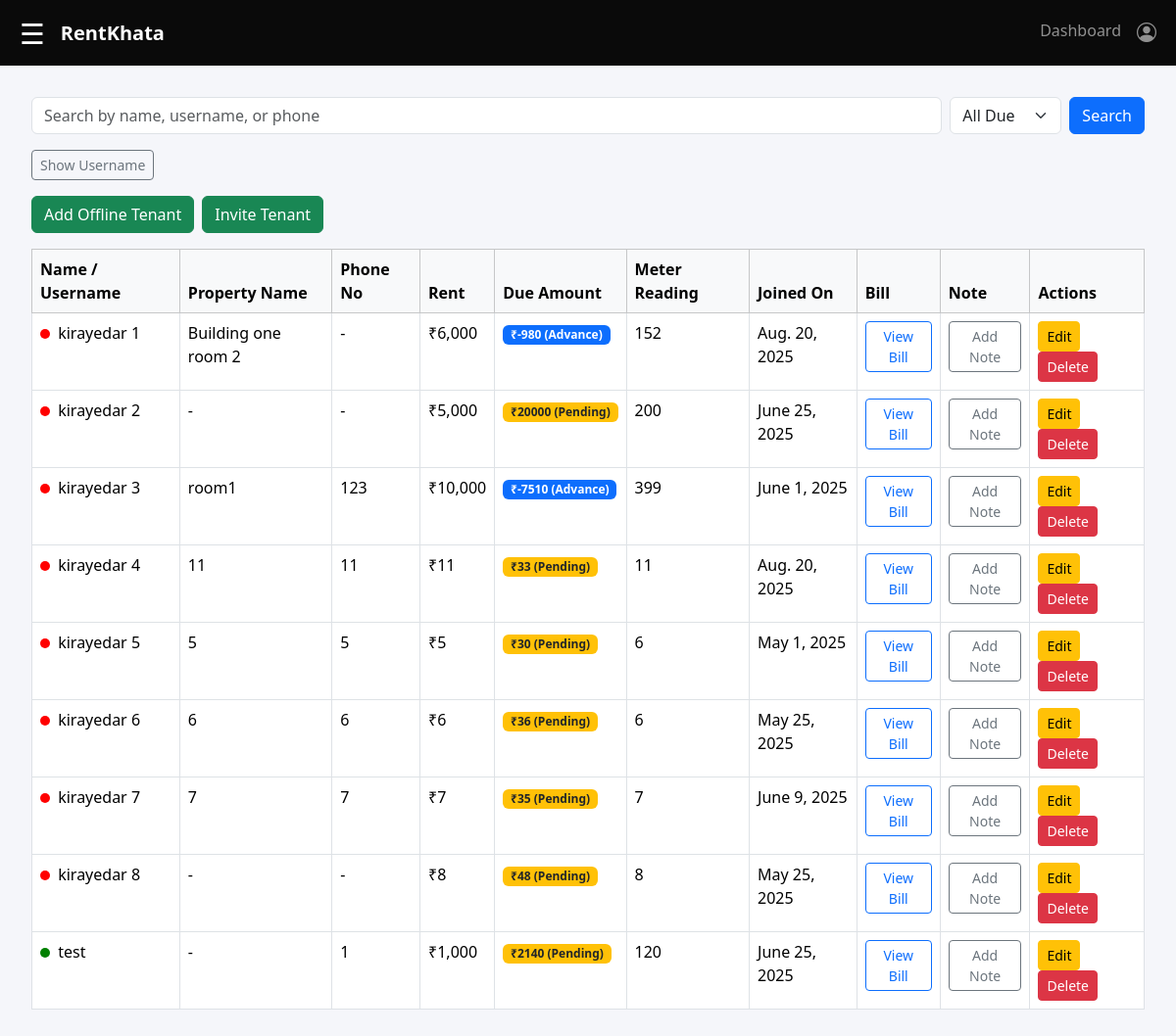
Screenshot of /manage-tenants/ (signed in) with the database file from the repository.
### accounts/models.py (models this page shows, shortened)
class Billing(models.Model):
    online_tenant = models.ForeignKey(
        'LinkTenantLandlord', related_name='online_bill',
        null=True, blank=True, on_delete=models.CASCADE
    )
    offline_tenant = models.ForeignKey(
        'OfflineTenants', related_name='offline_bill',
        null=True, blank=True, on_delete=models.CASCADE
    )
    start_date = models.DateField()
    end_date = models.DateField()
    rent = models.IntegerField()
    previous_due_amount = models.IntegerField(default=0)
    total_amount = models.IntegerField(null=True, blank=True)
    amount_paid = models.IntegerField(default=0)
    remaining_due_amount = models.IntegerField(null=True, blank=True)
    previous_meter_reading = models.IntegerField(default=0)
    current_meter_reading = models.IntegerField(null=True, blank=True)
    meter_photo = models.ImageField(upload_to='meter_photos/', null=True, blank=True)
    meter_rate = models.IntegerField(default=0)
    misc_charge = models.IntegerField(default=0)
    misc_note = models.TextField(null=True, blank=True)
    STATUS_CHOICES = [
        ('unpaid', 'Unpaid'),
        ('partial', 'Partial'),
        ('paid', 'Paid'),
    ]
    status = models.CharField(max_length=25, choices=STATUS_CHOICES, default='unpaid')
    created_at = models.DateTimeField(auto_now_add=True)
    updated_at = models.DateTimeField(auto_now=True)

class OfflineTenants(models.Model):
    landlord = models.ForeignKey(
        CustomUser,
        related_name='offline_tenants',
        limit_choices_to={'role': 'landlord'},
        on_delete=models.CASCADE
    )
    name = models.CharField(max_length=20)
    property_name = models.CharField(max_length=255, null=True, blank=True)
    phone_number = models.CharField(max_length=15, null=True, blank=True)
    rent = models.IntegerField()
    due_amount = models.IntegerField(default=0)
    meter_rate = models.IntegerField(default=10)
    starting_meter_reading = models.IntegerField(default=0)
    start_date = models.DateField(null=True, blank=True)
    end_date = models.DateField(null=True, blank=True)
    note = models.TextField(null=True, blank=True)

class CustomUser(AbstractUser):
    ROLE_CHOICES = (
        ('guest', 'Guest'),
        ('landlord', 'Landlord'),
        ('tenant', 'Tenant'),
    )
    role = models.CharField(
        max_length=10,
        choices=ROLE_CHOICES,
        default='guest'
    )
    username = models.CharField(max_length=20, unique=True, null=False, blank=False)
    phone_number = models.CharField(max_length=15, unique=True, null=True, blank=True)
    email = models.EmailField(null=True, blank=True)
    USERNAME_FIELD = 'username'

class LinkTenantLandlord(models.Model):
    tenant = models.ForeignKey(
        CustomUser,
        related_name='landlord_link',
        limit_choices_to={'role': 'tenant'},
        on_delete=models.CASCADE
    )
    landlord = models.ForeignKey(
        CustomUser,
        related_name='tenant_link',
        limit_choices_to={'role': 'landlord'},
        on_delete=models.CASCADE
    )
    property_name = models.CharField(max_length=255)
    rent = models.IntegerField()
    due_amount = models.IntegerField(default=0)
    meter_rate = models.IntegerField(default=0)
    starting_meter_reading = models.IntegerField(default=0)
    start_date = models.DateField(null=True, blank=True)
    end_date = models.DateField(null=True, blank=True)
    note = models.TextField(null=True, blank=True)

### accounts/views.py (the view, shortened to what this page needs)
# urls.py: path('manage-tenants/', views.manage_tenants, name='manage_tenants'),
@login_required
@landlord_required
def manage_tenants(request):
    landlord = request.user
    offline_form = OfflineTenantForm()
    invite_form = InviteTenantForm()
    query = request.GET.get("q", "")
    due_filter = request.GET.get("due_filter", "")
    tenants = []
    offline_tenants = OfflineTenants.objects.filter(landlord=landlord)
    if query:
        offline_tenants = offline_tenants.filter(
            Q(name__icontains=query) | Q(phone_number__icontains=query)
        )
    for t in offline_tenants:
        latest_bill = t.offline_bill.order_by('-created_at').first()
        if latest_bill:
            prev_due = latest_bill.previous_due_amount or 0
            rent = latest_bill.rent or 0
            meter_rate = latest_bill.meter_rate or 10
            prev_meter = latest_bill.previous_meter_reading or 0
            curr_meter = latest_bill.current_meter_reading if latest_bill.current_meter_reading is not None else prev_meter
            meter_amount = (curr_meter - prev_meter) * meter_rate
            misc = latest_bill.misc_charge or 0
            paid = latest_bill.amount_paid or 0
            due_amount = prev_due + rent + meter_amount + misc - paid
            latest_meter = curr_meter
        else:
            due_amount = t.due_amount or 0
            latest_meter = t.starting_meter_reading or 0
        tenants.append({
            'id': t.id,
            'type_label': 'Offline',
            'status': 'active',
            'name': t.name,
            'phone_number': t.phone_number,
            'property_name': t.property_name,
            'rent': t.rent,
            'due_amount': due_amount,
            'latest_meter': latest_meter,
            'start_date': t.start_date,
            'end_date': t.end_date,
            'note': t.note,
            'is_online': False,
            'tenant_obj': None,
            'pending_invite': False,
        })
    online_links = LinkTenantLandlord.objects.filter(landlord=landlord)
    if query:
        online_links = online_links.filter(
            Q(tenant__username__icontains=query) | Q(tenant__phone_number__icontains=query)
        )
    for link in online_links:
        latest_bill = link.online_bill.order_by('-created_at').first()
        if latest_bill:
            prev_due = latest_bill.previous_due_amount or 0
            rent = latest_bill.rent or 0
            meter_rate = latest_bill.meter_rate or 10
            prev_meter = latest_bill.previous_meter_reading or 0
            curr_meter = latest_bill.current_meter_reading if latest_bill.current_meter_reading is not None else prev_meter
            meter_amount = (curr_meter - prev_meter) * meter_rate
            misc = latest_bill.misc_charge or 0
            paid = latest_bill.amount_paid or 0
            due_amount = prev_due + rent + meter_amount + misc - paid
            latest_meter = curr_meter
        else:
            due_amount = link.due_amount or 0
            latest_meter = link.starting_meter_reading or 0
        tenants.append({
            'id': link.id,
            'type_label': 'Online',
            'status': 'active',
            'name': link.tenant.get_full_name() or link.tenant.username,
            'phone_number': link.tenant.phone_number,
            'property_name': link.property_name,
            'rent': link.rent,
            'due_amount': due_amount,
            'latest_meter': latest_meter,
            'start_date': link.start_date,
            'end_date': link.end_date,
            'note': link.note,
            'is_online': True,
            'tenant_obj': link.tenant,
            'pending_invite': False,
        })
    pending_invites = LinkRequest.objects.filter(sender=landlord, status='pending')
    if query:
        pending_invites = pending_invites.filter(
            Q(receiver__username__icontains=query) | Q(receiver__phone_number__icontains=query)
        )
    tenants.sort(key=lambda x: x['name'].lower() if x['name'] else "")
    if due_filter == "pending":
        tenants = [t for t in tenants if t['due_amount'] > 0]
    elif due_filter == "extra":
        tenants = [t for t in tenants if t['due_amount'] < 0]
    elif due_filter == "clear":
        tenants = [t for t in tenants if t['due_amount'] == 0]
    context = {
        "tenants": tenants,
        "offline_form": offline_form,
        "invite_form": invite_form,
        "query": query,
        "due_filter": due_filter,
        "show_username": request.GET.get("show_username", "0"),
    }
    return render(request, "accounts/manage_tenants.html", context)

### templates/accounts/manage_tenants.html (shortened to what this page needs)
{% extends "base.html" %}
{% block content %}
<form method="GET" class="mb-3 d-flex gap-2 align-items-center">
  <input type="text" name="q" value="{{ query }}" class="form-control" placeholder="Search by name, username, or phone">
  <select name="due_filter" class="form-select w-auto">
    <option value="">All Due</option>
  </select>
  <button type="submit" class="btn btn-primary">Search</button>
</form>
<form method="GET" class="mb-3">
  <button type="submit" class="btn btn-outline-secondary btn-sm">
    {% if show_username == '1' %}Show Full Name{% else %}Show Username{% endif %}
  </button>
</form>
<div class="mb-3 d-flex gap-2">
  <button type="button" class="btn btn-success toggle-collapse" data-bs-target="#offlineForm">
    Add Offline Tenant
  </button>
  <button type="button" class="btn btn-success toggle-collapse" data-bs-target="#inviteForm">
    Invite Tenant
  </button>
</div>
<table class="table table-bordered table-hover mt-3">
  <thead class="table-light">
    <tr>
      <th>Name / Username</th>
      <th>Property Name</th>
      <th>Phone No</th>
      <th>Rent</th>
      <th>Due Amount</th>
      <th>Meter Reading</th>
      <th>Joined On</th>
      <th>Bill</th>
      <th>Note</th>
      <th>Actions</th>
    </tr>
  </thead>
  <tbody>
    {% for tenant in tenants %}
      <tr class="{% if tenant.pending_invite %}text-muted fst-italic{% elif tenant.status == 'pending' %}text-muted{% endif %}">
        <td>
          <span class="me-1" style="display:inline-block; width:10px; height:10px; border-radius:50%; background-color:{% if tenant.type_label == 'Offline' %}red{% else %}green{% endif %};"></span>
          {% if tenant.is_online and show_username == '1' %}
            {{ tenant.tenant_obj.username }}
          {% else %}
            {{ tenant.name }}
          {% endif %}
        </td>
        <td>{{ tenant.property_name|default:"-" }}</td>
        <td>{{ tenant.phone_number|default:"-" }}</td>
        {% load humanize %}
          <td>
            {% if tenant.rent %}
              ₹{{ tenant.rent|intcomma }}
            {% else %}
              -
            {% endif %}
          </td>
        <td>
          {% if tenant.due_amount is not None %}
            {% if tenant.due_amount < 0 %}
              <span class="badge bg-primary">₹{{ tenant.due_amount }} (Advance)</span>
            {% elif tenant.due_amount == 0 %}
              <span class="badge bg-success">₹0 (Clear)</span>
            {% else %}
              <span class="badge bg-warning text-dark">₹{{ tenant.due_amount }} (Pending)</span>
            {% endif %}
          {% else %}
            <span class="badge bg-secondary">-</span>
          {% endif %}
        </td>
        <td>
          {% if tenant.latest_meter %}
            {{ tenant.latest_meter }}
          {% else %}
            {{ tenant.starting_meter_reading|default:0 }}
          {% endif %}
        </td>
        <td>{{ tenant.start_date|default:"-" }}</td>
        <td>
          {% if not tenant.pending_invite %}
            <a href="{% url 'view_bill' tenant.id tenant.type_label %}" class="btn btn-sm btn-outline-primary">
              View Bill
            </a>
          {% else %}
            <span class="text-muted fst-italic">Pending</span>
          {% endif %}
        </td>
        <td>
          {% if tenant.note %}
            <a href="#" class="btn btn-sm btn-outline-info" data-bs-toggle="modal" data-bs-target="#noteModal{{ tenant.id }}">
              View / Edit
            </a>
          {% elif not tenant.pending_invite %}
            <a href="#" class="btn btn-sm btn-outline-secondary" data-bs-toggle="modal" data-bs-target="#noteModal{{ tenant.id }}">
              Add Note
            </a>
          {% else %}
            <span class="text-muted">-</span>
          {% endif %}
        </td>
        <td>
          {% if tenant.pending_invite %}
            <span class="fst-italic text-muted">Pending Invite</span>
          {% elif tenant.type_label == 'Offline' %}
            <a href="{% url 'update_tenant' tenant.id %}" class="btn btn-sm btn-warning">Edit</a>
            <a href="{% url 'delete_offline_tenant' tenant.id %}" class="btn btn-sm btn-danger" onclick="return confirm('Are you sure?')">Delete</a>
          {% else %}
            <a href="{% url 'update_tenant' tenant.id %}" class="btn btn-sm btn-warning">Edit</a>
            <a href="{% url 'delete_tenant_link' tenant.id %}" class="btn btn-sm btn-danger" onclick="return confirm('Are you sure?')">Delete</a>
          {% endif %}
        </td>
      </tr>
    {% empty %}
      <tr><td colspan="10" class="text-center">No tenants found</td></tr>
    {% endfor %}
  </tbody>
</table>
{% endblock %}

### templates/base.html (shortened to what this page needs)
<!DOCTYPE html>
<html lang="en">
<head>
  <link href="https://cdn.jsdelivr.net/npm/bootstrap@5.3.2/dist/css/bootstrap.min.css" rel="stylesheet">
<link rel="stylesheet" href="https://cdn.jsdelivr.net/npm/bootstrap-icons@1.11.3/font/bootstrap-icons.css">
</head>
<body>
  <nav class="navbar navbar-expand-lg navbar-dark">
    <div class="container-fluid">
      <button id="sidebarToggle" aria-label="Toggle sidebar">☰</button>
      <a class="navbar-brand fw-bold" href="{% url 'home' %}">RentKhata</a>
      <div class="collapse navbar-collapse" id="navbarNav">
        <ul class="navbar-nav ms-auto">
          {% if user.is_authenticated %}
            <li class="nav-item"><a class="nav-link" href="{% url 'dashboard' %}">Dashboard</a></li>
            <li class="nav-item">
            <a class="nav-link" href="{% url 'profile' %}">
              <i class="bi bi-person-circle fs-5"></i>
            </a>
          </li>
        {% else %}
          <li class="nav-item"><a class="nav-link" href="{% url 'login' %}">Login</a></li>
          <li class="nav-item"><a class="nav-link" href="{% url 'signup' %}">Signup</a></li>
        {% endif %}
        </ul>
      </div>
    </div>
  </nav>
  <main id="content" class="content-wrapper">
    {% block content %}{% endblock %}
  </main>
</body>
</html>

### templates/base.html (style rules this page uses)
body { font-family: "Segoe UI", Tahoma, Geneva, Verdana, sans-serif; background-color: #f5f6fa; overflow-x: hidden; margin: 0; }
.navbar-dark { background-color: #0a0a0aff; z-index: 1050; position: relative; }
.navbar-brand { margin-left: 0.5rem; }
#sidebarToggle { border: none; font-size: 1.8rem; color: white; background: none; padding: 0.25rem 0.5rem; cursor: pointer; }
.content-wrapper { padding: 2rem; transition: filter 0.3s; }

### rows the page displays
Billing: name "kirayedar 1", property_name "Building one room 2", phone_number "-", rent "6,000", due_amount "-980", latest_meter "152", start_date "Aug. 20, 2025", shows "Edit"
Billing: name "kirayedar 2", property_name "-", phone_number "-", rent "5,000", due_amount "20000", latest_meter "200", start_date "June 25, 2025", shows "Edit"
Billing: name "kirayedar 3", property_name "room1", phone_number "123", rent "10,000", due_amount "-7510", latest_meter "399", start_date "June 1, 2025", shows "Edit"
Billing: name "kirayedar 4", property_name "11", phone_number "11", rent "11", due_amount "33", latest_meter "11", start_date "Aug. 20, 2025", shows "Edit"
Billing: name "kirayedar 5", property_name "5", phone_number "5", rent "5", due_amount "30", latest_meter "6", start_date "May 1, 2025", shows "Edit"
Billing: name "kirayedar 6", property_name "6", phone_number "6", rent "6", due_amount "36", latest_meter "6", start_date "May 25, 2025", shows "Edit"
Billing: name "kirayedar 7", property_name "7", phone_number "7", rent "7", due_amount "35", latest_meter "7", start_date "June 9, 2025", shows "Edit"
Billing: name "kirayedar 8", property_name "-", phone_number "-", rent "8", due_amount "48", latest_meter "8", start_date "May 25, 2025", shows "Edit"
CustomUser: name "test", property_name "-", phone_number "1", rent "1,000", due_amount "2140", latest_meter "120", start_date "June 25, 2025", shows "Edit"
